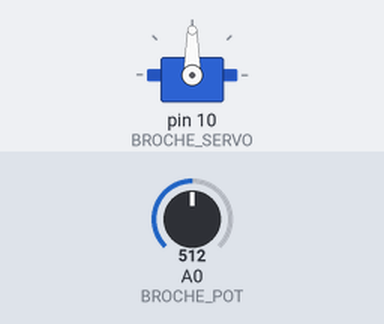
This sketch was run on a simulated Arduino Uno, built with avr-gcc and run on an emulated ATmega328P. Shown: servo. The test bench sets the inputs (shaded band); at power-on: A0 (BROCHE_POT) = 512.

Above: at 6.2 s.
6.3 s: A0 (BROCHE_POT) set to 716
At 7.1 s:
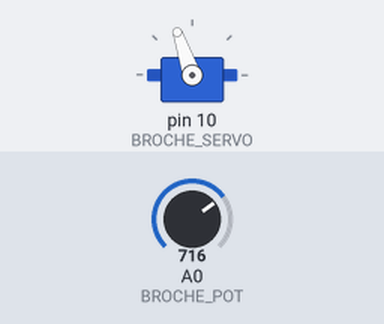
7.9 s: A0 (BROCHE_POT) set to 900
At 8.6 s:
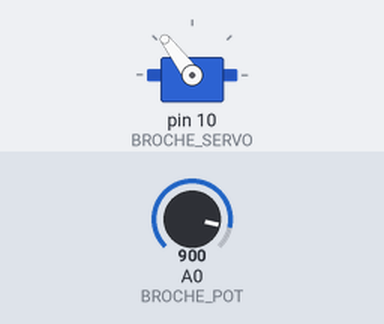
9.8 s: A0 (BROCHE_POT) set to 1023
At 11.1 s:
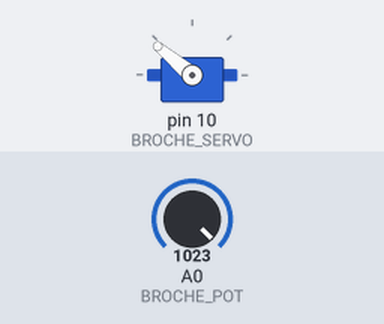
11.6 s: A0 (BROCHE_POT) set to 306
At 12.6 s:
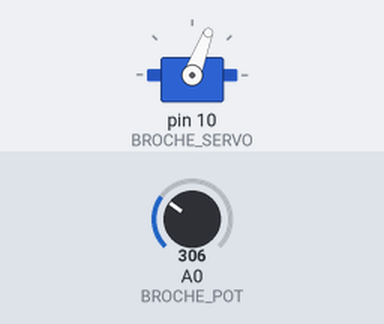
13.4 s: A0 (BROCHE_POT) set to 122
At 15.1 s:
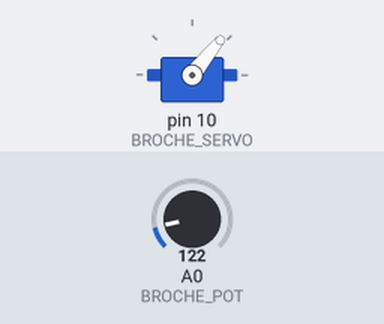
Timing chart, 0 to 16.3 s (numbered marks = the images above; inputs shaded):
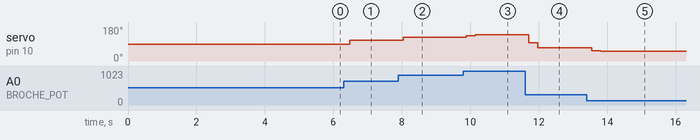

The sketch:

code_servo_continu.ino
```cpp
/*
 * Controler le mouvement d'un servomoteur continu
 * Quimper, La Baleine, 2 mai 2018, pierre <at> lesporteslogiques.net
 * Debian 7 wheezy @ zibu / arduino 1.8.2
 * servomoteur Feetech FS90R
 *
 * Les valeurs théoriques devraient faire tourner le servo de cette manière
 *  servo.write(0);   -> vitesse maximum dans le sens des aiguilles d'une montre
 *  servo.write(180); -> vitesse maximum dans les sens inverse des aiguilles d'une montre
 * Mais, sur le servomoteur testé, l'amplitude va plutôt de 40 à 140,
 *  ce qui permet d'avoir plus de précision avec le potentiomètre
 */

#include <Servo.h>

#define BROCHE_SERVO   10
#define BROCHE_POT     A0

Servo servo;                    // créer l'objet Servo associé au servomoteur

int signal_potentiometre;       // conserver la valeur du potentiomètre
int servo_vitesse;              // vitesse à transmettre au servomoteur

void setup() {
  servo.attach(BROCHE_SERVO);   // relier le servomoteur à la broche définie

  // Amener le servomoteur au centre pendant 5 secondes,
  // afin de vérifier que 90 correspond bien au centre
  servo.write(90);
  delay(5000);

}


void loop() {

  // Moyenne sur les 16 dernières valeurs du potentiometre
  signal_potentiometre = 0;
  for (int i=0; i < 16; i++) {
    signal_potentiometre += analogRead(BROCHE_POT);
    delay(10);
  }
  signal_potentiometre = signal_potentiometre / 16;

  // Transformer la valeur du potentiometre à une échelle adaptée à la vitesse
  // 40  -> vitesse maximum dans le sens des aiguilles d'une montre
  // 140 -> vitesse maximum dans les sens inverse des aiguilles d'une montre
  servo_vitesse = map(signal_potentiometre, 0, 1023, 40, 140);
  servo.write(servo_vitesse);

  delay(100);

}
```

Measured:
- after the input at 6.3 s, servo on pin 10 (BROCHE_SERVO): 90° → 109° after 0.17 s
- after the input at 7.9 s, servo on pin 10 (BROCHE_SERVO): 109° → 125° after 0.14 s, → 127° 0.26 s later
- after the input at 9.8 s, servo on pin 10 (BROCHE_SERVO): 127° → 133° after 0.08 s, → 140° 0.26 s later
- after the input at 11.6 s, servo on pin 10 (BROCHE_SERVO): 140° → 96° after 0.11 s, → 69° 0.26 s later
- after the input at 13.4 s, servo on pin 10 (BROCHE_SERVO): 69° → 54° after 0.14 s, → 51° 0.26 s later
